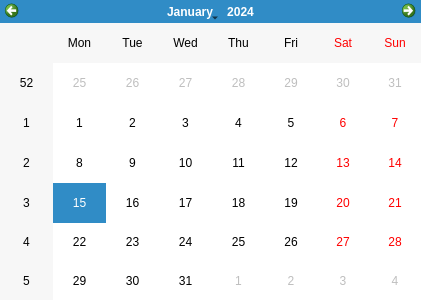
<?xml version="1.0" encoding="UTF-8"?>
<ui version="4.0">
 <class>Calendar</class>
 <widget class="QDialog" name="Calendar">
  <property name="windowModality">
   <enum>Qt::NonModal</enum>
  </property>
  <property name="geometry">
   <rect>
    <x>0</x>
    <y>0</y>
    <width>421</width>
    <height>300</height>
   </rect>
  </property>
  <property name="windowTitle">
   <string>Seleccion fecha</string>
  </property>
  <property name="modal">
   <bool>false</bool>
  </property>
  <widget class="QCalendarWidget" name="calendar">
   <property name="geometry">
    <rect>
     <x>0</x>
     <y>0</y>
     <width>421</width>
     <height>301</height>
    </rect>
   </property>
  </widget>
 </widget>
 <resources/>
 <connections/>
</ui>
